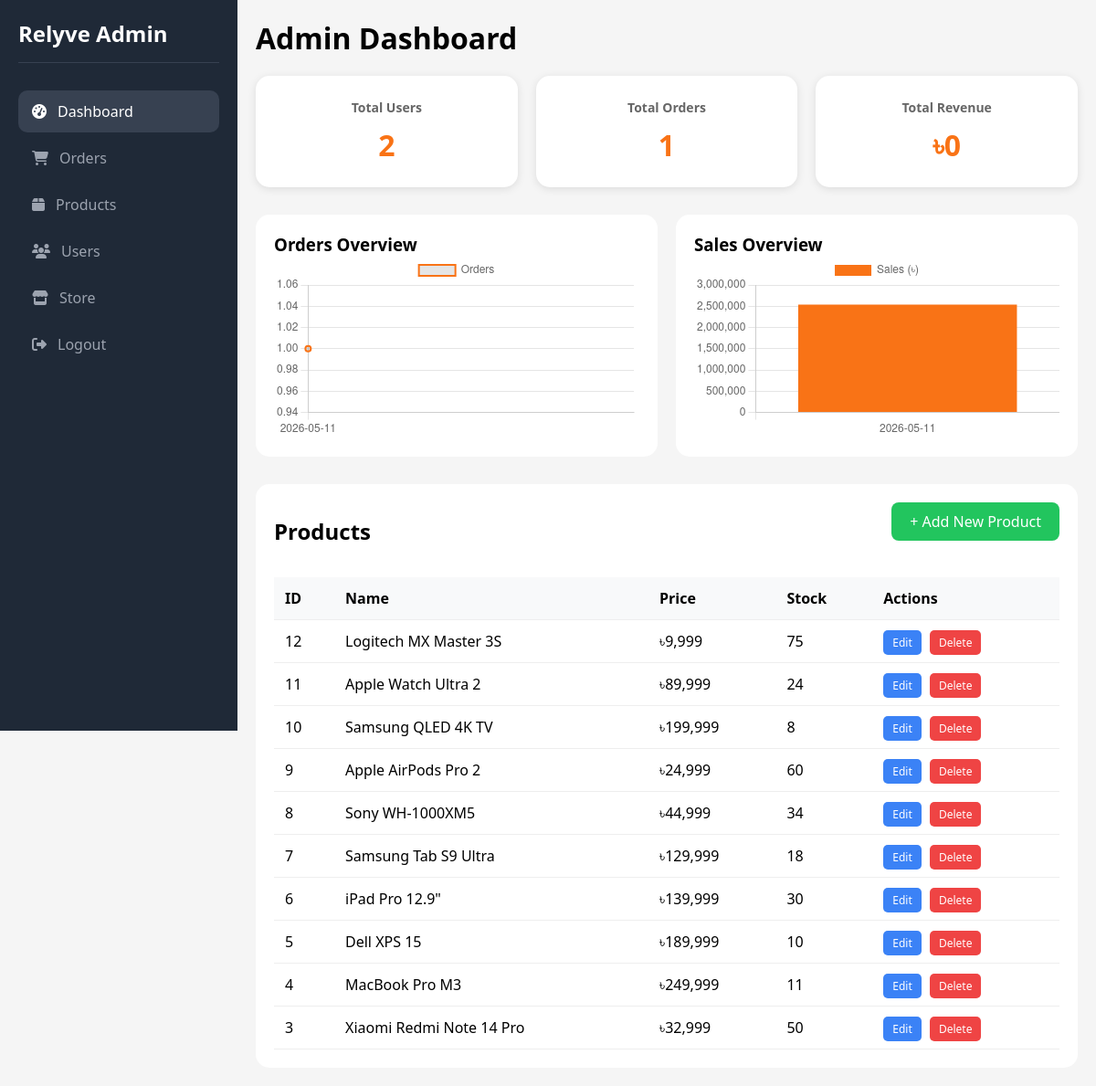
The page /admin.php (signed in) on the database as committed earlier.
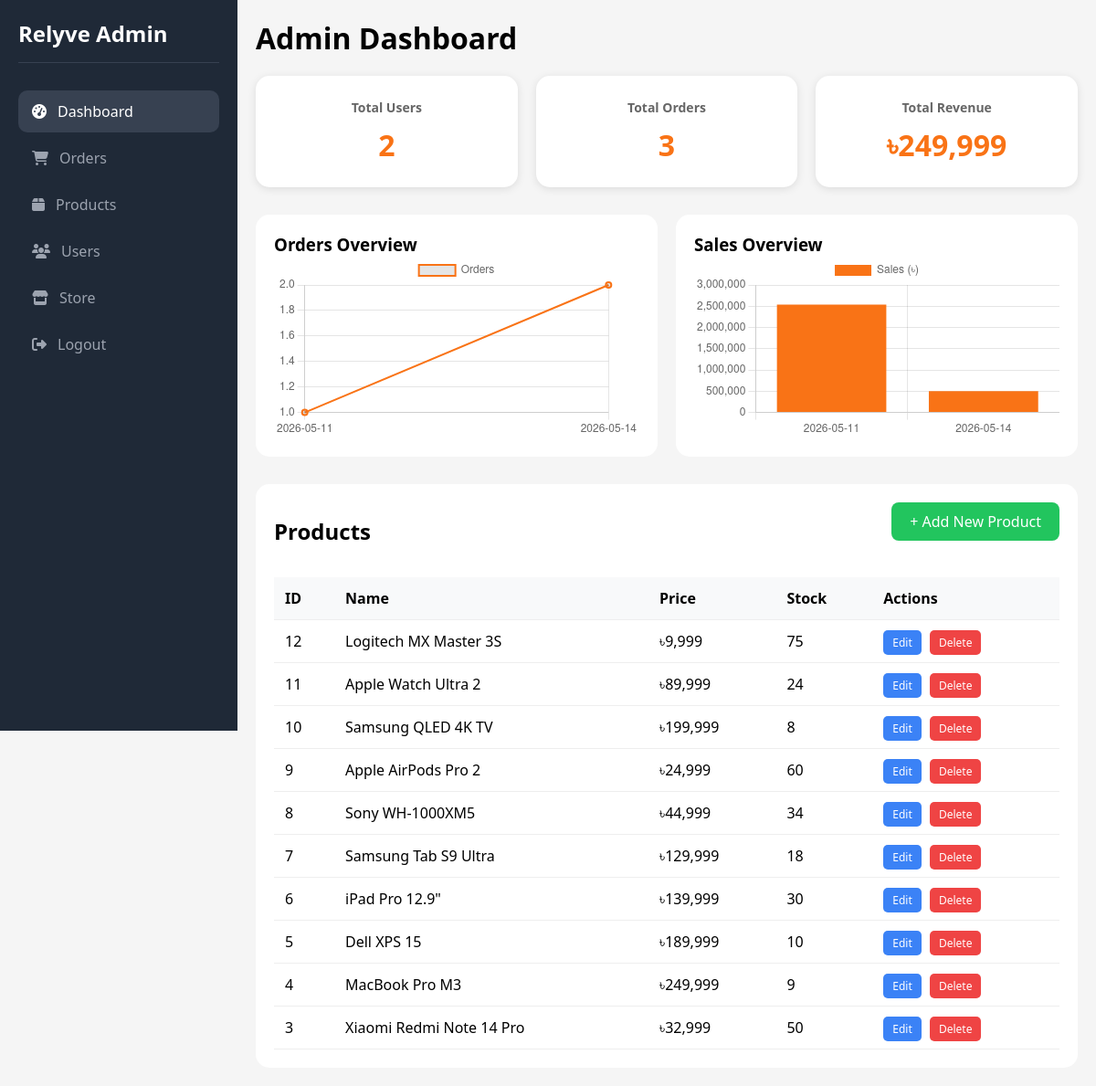
The same page on the database as committed later.
### tables this page shows
CREATE TABLE `products` (
  `id` int(11) NOT NULL,
  `name` varchar(200) NOT NULL,
  `description` text DEFAULT NULL,
  `price` decimal(10,2) NOT NULL,
  `old_price` decimal(10,2) DEFAULT NULL,
  `category` varchar(50) NOT NULL,
  `stock` int(11) DEFAULT 10,
  `rating` decimal(2,1) DEFAULT 4.5,
  `image_url` varchar(500) DEFAULT NULL,
  `is_hot_deal` tinyint(1) DEFAULT 0,
  `deal_price` decimal(10,2) DEFAULT NULL,
  `deal_start_date` datetime DEFAULT NULL,
  `deal_end_date` datetime DEFAULT NULL,
  `deal_quantity` int(11) DEFAULT NULL,
  `deal_sold` int(11) DEFAULT 0,
  `created_at` timestamp NOT NULL DEFAULT current_timestamp()
);

### admin.php (the view, shortened to what this page needs)
<?php
include_once 'config/db_connect.php';
$total_users = $conn->query("SELECT COUNT(*) as t FROM users")->fetch_assoc()['t'];
$total_orders = $conn->query("SELECT COUNT(*) as t FROM orders")->fetch_assoc()['t'];
$total_sales = $conn->query("SELECT SUM(total_amount) as t FROM orders WHERE order_status = 'delivered'")->fetch_assoc()['t'] ?? 0;
$orderData = [];
$res = $conn->query("SELECT DATE(created_at) d, COUNT(*) c FROM orders GROUP BY d");
while($r = $res->fetch_assoc()){
    $orderData[] = $r;
}
$salesData = [];
$res = $conn->query("SELECT DATE(created_at) d, SUM(total_amount) s FROM orders GROUP BY d");
while($r = $res->fetch_assoc()){
    $salesData[] = $r;
}
?>
<!DOCTYPE html>
<html>
<head>
<link rel="stylesheet" href="https://cdnjs.cloudflare.com/ajax/libs/font-awesome/6.6.0/css/all.min.css">
</head>
<body>
<div class="dashboard">
    <div class="sidebar">
        <h2>Relyve Admin</h2>
        <a href="admin.php" class="active"><i class="fas fa-tachometer-alt"></i> Dashboard</a>
        <a href="admin/orders.php"><i class="fas fa-shopping-cart"></i> Orders</a>
        <a href="admin/products.php"><i class="fas fa-box"></i> Products</a>
        <a href="admin/users.php"><i class="fas fa-users"></i> Users</a>
        <a href="index.php"><i class="fas fa-store"></i> Store</a>
        <a href="logout.php"><i class="fas fa-sign-out-alt"></i> Logout</a>
    </div>
    <div class="main">
        <h1 style="margin-bottom: 20px;">Admin Dashboard</h1>
        <div class="stats">
            <div class="box"><h3>Total Users</h3><p><?= $total_users ?></p></div>
            <div class="box"><h3>Total Orders</h3><p><?= $total_orders ?></p></div>
            <div class="box"><h3>Total Revenue</h3><p>৳<?= number_format($total_sales) ?></p></div>
        </div>
        <div class="charts">
            <div class="chart-box"><h3>Orders Overview</h3><canvas id="ordersChart"></canvas></div>
            <div class="chart-box"><h3>Sales Overview</h3><canvas id="salesChart"></canvas></div>
        </div>
        <div class="orders">
            <div style="display: flex; justify-content: space-between; align-items: center; margin-bottom: 20px;">
                <h2>Products</h2>
                <a href="admin/products.php" class="add-btn">+ Add New Product</a>
            </div>
            <table>
                <thead><tr><th>ID</th><th>Name</th><th>Price</th><th>Stock</th><th>Actions</th></tr></thead>
                <tbody>
                <?php
                $res = $conn->query("SELECT * FROM products ORDER BY id DESC LIMIT 10");
                while($p = $res->fetch_assoc()):
                ?>
                <tr>
                    <td><?= $p['id'] ?></td>
                    <td><?= $p['name'] ?></td>
                    <td>৳<?= number_format($p['price']) ?></td>
                    <td><?= $p['stock'] ?></td>
                    <td>
                        <a href="admin/products.php?edit=<?= $p['id'] ?>" class="edit-btn">Edit</a>
                        <a href="?delete=<?= $p['id'] ?>" onclick="return confirm('Delete?')" class="delete-btn">Delete</a>
                    </td>
                </tr>
                <?php endwhile; ?>
                </tbody>
            </table>
        </div>
    </div>
</div>
<script>
new Chart(document.getElementById('ordersChart'), {
    type: 'line', data: { labels: [<?php foreach($orderData as $d) echo "'".$d['d']."',"; ?>],
    datasets: [{ label: 'Orders', data: [<?php foreach($orderData as $d) echo $d['c'].","; ?>], borderColor: '#f97316', borderWidth: 2 }] }
});
new Chart(document.getElementById('salesChart'), {
    type: 'bar', data: { labels: [<?php foreach($salesData as $d) echo "'".$d['d']."',"; ?>],
    datasets: [{ label: 'Sales (৳)', data: [<?php foreach($salesData as $d) echo $d['s'].","; ?>], backgroundColor: '#f97316' }] }
});
</script>
</body>
</html>

Rows that differ between the two databases and show on the page:
changed products "MacBook Pro M3": stock "11" → "9"
Other text that changed with them:
$total_orders: "1" → "3"
$total_sales: "0" → "249,999"
chart data {{ $d['d'] }}: 2026-05-11 → 2026-05-11, 2026-05-14
chart data {{ $d['c'] }}: 1 → 1, 2
chart data {{ $d['s'] }}: 2539982.00 → 2539982.00, 499998.00
